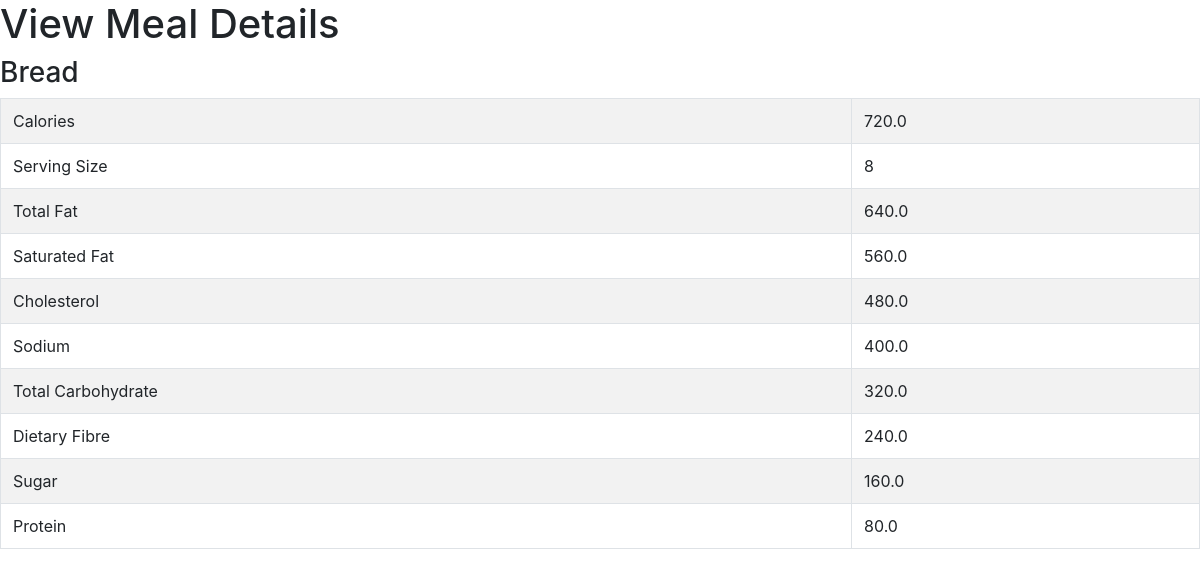
Page /view_meal/7 on the committed database.
### food/models.py (models this page shows, shortened)
class Meal(models.Model):
	BREAKFAST = 1
	MORNING_SNACK = 2
	LUNCH = 3
	AFTERNOON_SNACK = 4
	DINNER = 5
	EVENING_SNACK = 6
	MEAL_TIME_TYPES = (
	(BREAKFAST, "Breakfast"),
	(MORNING_SNACK, "Morning Snack"),
	(LUNCH, "Lunch"),
	(AFTERNOON_SNACK, "Afternoon Snack"),
	(DINNER, "Dinner"),
	(EVENING_SNACK, "Evening Snack")
	)
	food = models.ForeignKey(Food, verbose_name="Food",on_delete = models.CASCADE)
	serving_size = models.IntegerField(verbose_name="Serving Size")
	meal_time = models.IntegerField(verbose_name="Meal Time", choices=MEAL_TIME_TYPES)
	def get_total_calories(self):
		return self.serving_size * self.food.calories
	def get_serving_size(self):
		return self.serving_size
	def get_total_fat(self):
		return self.serving_size * self.food.total_fat
	def get_saturated_fat(self):
		return self.serving_size * self.food.saturated_fat
	def get_cholesterol(self):
		return self.serving_size * self.food.cholesterol
	def get_sodium(self):
		return self.serving_size * self.food.sodium
	def get_total_carbohydrate(self):
		return self.serving_size * self.food.total_carbohydrate
	def get_dietary_fibre(self):
		return self.serving_size * self.food.dietary_fibre
	def get_sugar(self):
		return self.serving_size * self.food.sugar
	def get_protein(self):
		return self.serving_size * self.food.protein

class Food(models.Model):
	name = models.CharField(verbose_name="Food Name", max_length=200)
	calories = models.FloatField(verbose_name="Calories (kcal)")
	total_fat = models.FloatField(verbose_name="Total Fat (g)")
	saturated_fat = models.FloatField(verbose_name="Saturated Fat (g)")
	cholesterol = models.FloatField(verbose_name="Cholesterol (mg)")
	sodium = models.FloatField(verbose_name="Sodium (mg)")
	total_carbohydrate = models.FloatField(verbose_name="Total Carbohydrate (g)")
	dietary_fibre = models.FloatField(verbose_name="Dietary Fibre (g)")
	sugar = models.FloatField(verbose_name="Sugar (g)")
	protein = models.FloatField(verbose_name="Protein (g)")

### food/views.py (the view)
# urls.py: url(r'^view_meal/(?P<meal_id>\d+)$', view_meal, name='view-meal'),
def view_meal(request,meal_id):
	template = 'list_view.html'
	meal = Meal.objects.get(id=int(meal_id))
	context = {
		'meal': meal,
	}
	return render(request, template, context)

### templates/list_view.html (shortened to what this page needs)
<html>
	<head>
		<link rel="stylesheet" href="https://stackpath.bootstrapcdn.com/bootstrap/4.1.1/css/bootstrap.min.css">
	</head>
	<body>
		<h1>View Meal Details</h1>
		<h3>{{ meal.food.name }}</h3>
		<table class="table table-striped table-bordered">
			<tbody>
				<tr>
					<td>Calories</td>
					<td>{{meal.get_total_calories}}</td>
				</tr>
				<tr>
					<td>Serving Size</td>
					<td>{{meal.get_serving_size}} </td>
				</tr>
				<tr>
					<td>Total Fat</td>
					<td>{{meal.get_total_fat}}</td>
				</tr>
				<tr>
					<td>Saturated Fat</td>
					<td>{{meal.get_saturated_fat}}</td>
				</tr>
				<tr>
					<td>Cholesterol</td>
					<td>{{meal.get_cholesterol}}</td>
				</tr>
				<tr>
					<td>Sodium</td>
					<td>{{meal.get_sodium}}</td>
				</tr>
				<tr>
					<td>Total Carbohydrate</td>
					<td>{{meal.get_total_carbohydrate}}</td>
				</tr>
				<tr>
					<td>Dietary Fibre</td>
					<td>{{meal.get_dietary_fibre}}</td>
				</tr>
				<tr>
					<td>Sugar</td>
					<td>{{meal.get_sugar}}</td>
				</tr>
				<tr>
					<td>Protein</td>
					<td>{{meal.get_protein}}</td>
				</tr>
			</tbody>
		</table>
	</body>
</html>

### rows in the picture
Meal: food.name "Bread", get_total_calories "720.0", get_serving_size "8", get_total_fat "640.0", get_saturated_fat "560.0", get_cholesterol "480.0", get_sodium "400.0", get_total_carbohydrate "320.0", get_dietary_fibre "240.0", get_sugar "160.0", get_protein "80.0"
